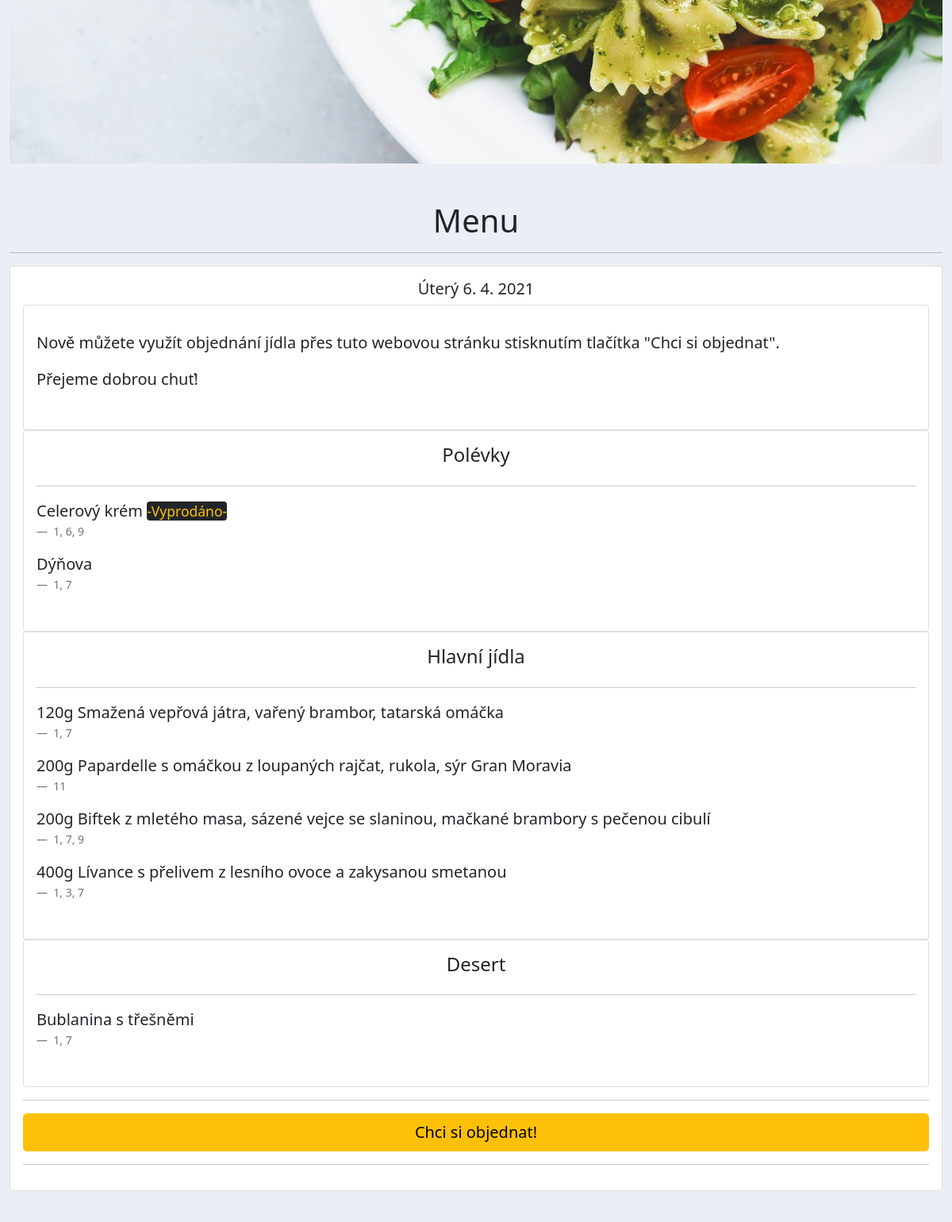
/ (middle part), run on an earlier commit of the app's database.
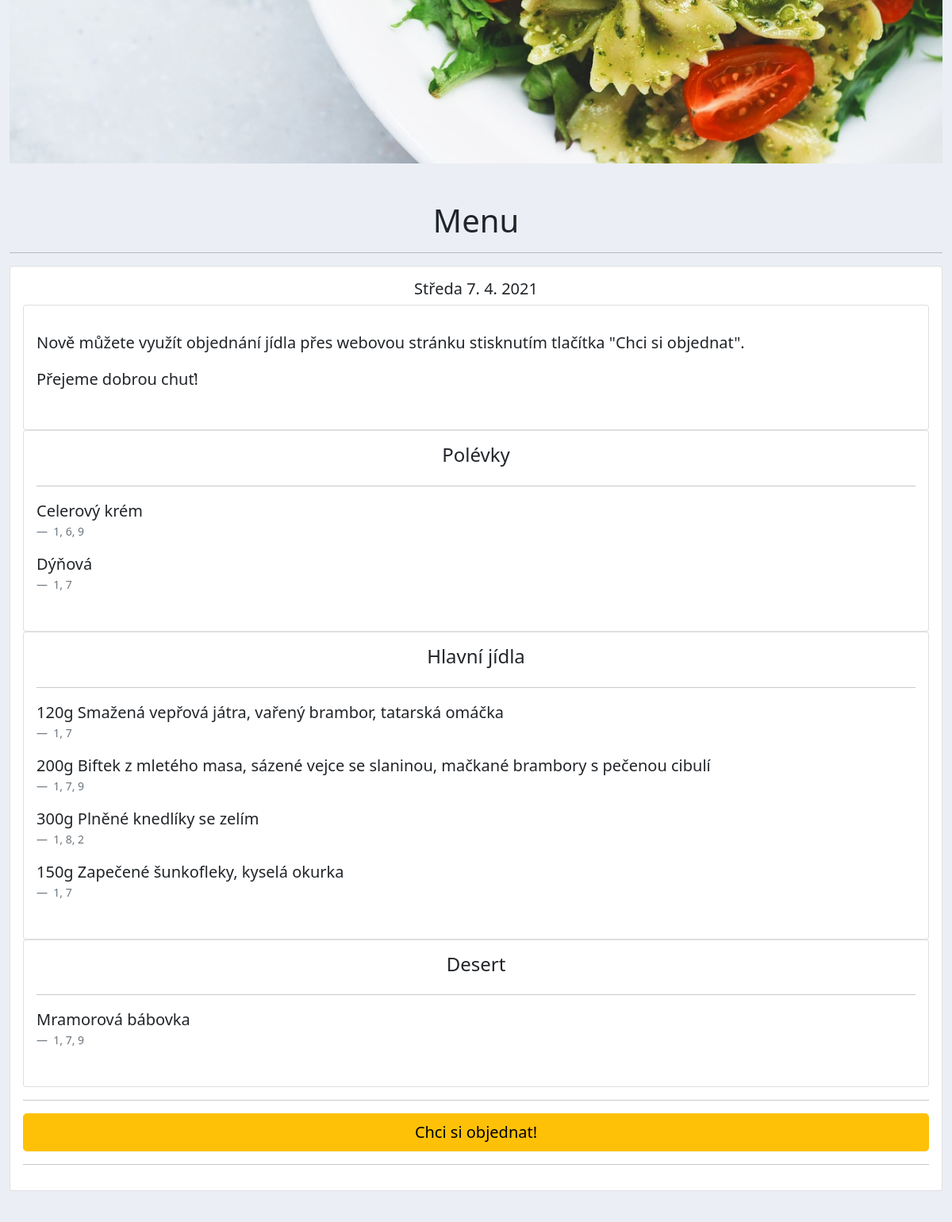
And on a later commit of the database.
### accounts/models.py (models this page shows)
class Menu(models.Model):
    supper1 = models.ForeignKey(
        Supper, related_name='supper1', null=True, on_delete=models.SET_NULL
    )
    supper1_portions = models.PositiveIntegerField(null=True)
    supper2 = models.ForeignKey(
        Supper, related_name='supper2', null=True, on_delete=models.SET_NULL
    )
    supper2_portions = models.PositiveIntegerField(null=True)
    meal1 = models.ForeignKey(
        Meal, related_name='meal1', null=True, on_delete=models.SET_NULL
    )
    meal1_portions = models.PositiveIntegerField(null=True)
    meal2 = models.ForeignKey(
        Meal, related_name='meal2', null=True, on_delete=models.SET_NULL
    )
    meal2_portions = models.PositiveIntegerField(null=True)
    meal3 = models.ForeignKey(
        Meal, related_name='meal3', null=True, on_delete=models.SET_NULL
    )
    meal3_portions = models.PositiveIntegerField(null=True)
    meal4 = models.ForeignKey(
        Meal, related_name='meal4', null=True, on_delete=models.SET_NULL
    )
    meal4_portions = models.PositiveIntegerField(null=True)
    desert = models.ForeignKey(Desert, null=True, on_delete=models.SET_NULL)
    day = models.CharField(max_length=1000, null=True, default='')
    info = models.TextField(max_length=2000, blank=True)

class Supper(models.Model):
    name = models.CharField(max_length=200, null=True)
    alergens = models.CharField(max_length=200, null=True)
    price = models.PositiveIntegerField(null=True, default=25)
    def __str__(self):
        return self.name

class Meal(models.Model):
    portion = models.IntegerField(null=True)
    name = models.CharField(max_length=200, null=True)
    alergens = models.CharField(max_length=200, null=True)
    price = models.PositiveIntegerField(null=True, default=110)
    def __str__(self):
        return self.name

class Desert(models.Model):
    name = models.CharField(max_length=200, null=True)
    alergens = models.CharField(max_length=200, null=True)
    def __str__(self):
        return self.name

### accounts/views.py (the view)
# urls.py: path('', views.home, name='home'),
def home(request):
    menu = Menu.objects.last()
    orders = Order.objects.all()
    total = orders.count()
    counting_portions1 = [
        'supper1', 'supper2', 'meal1', 'meal2', 'meal3', 'meal4'
    ]
    counting_portions2 = {}
    for i in counting_portions1:
        counting = Order.objects.aggregate(Sum(i))
        counting_portions2.update(counting)
    context = {
        'menu': menu,
        'orders': orders,
        'total': total,
        'c_p': counting_portions2, }
    return render(request, 'accounts/dashboard.html', context)

### accounts/templates/accounts/dashboard.html (shortened to what this page needs)
{%  extends 'accounts/main.html' %}
{% load static %}
{% block content %}
{% if request.user.is_staff %}
{%  include 'accounts/status.html' %}
{% else %}
<div class="hero-image">
</div>
{% endif %}
<br id="menu">
<h1 class="font-weight-light text-center text-lg-left mt-4 mb-0">Menu</h1>
<hr>
{%  include 'accounts/menu.html' %}
<br id="gallery">
<br id="contacts">
{% endblock %}

### accounts/templates/accounts/menu.html (shortened to what this page needs)
{% load static %}
<div class="row">
	<div class="col-md">
		<div class="card card-body">
			<h5 class="text-center">{{menu.day}}</h5>
			<div class="col-md">
    		<div class="card card-body">
            <blockquote class="blockquote">
                 <p>{{menu.info|linebreaks}}</p>
            </blockquote>
    		</div>
    	</div>
			<div class="col-md">
    		<div class="card card-body">
    			<h4 class="text-center">Polévky</h4>
    			<hr>
					<figure >
            <blockquote class="blockquote">
                 <p>{{menu.supper1}}
									  {% if c_p.supper1__sum >= menu.supper1_portions %}
										<small class="text-warning bg-dark rounded"> -Vyprodáno- </small>
										{% endif %}
								 </p>
            </blockquote>
						<figcaption class="blockquote-footer">
              {{menu.supper1.alergens}}
            </figcaption>
            <blockquote class="blockquote">
                 <p>{{menu.supper2}}
								 </p>
            </blockquote>
						<figcaption class="blockquote-footer">
              {{menu.supper2.alergens}}
            </figcaption>
          </figure>
    		</div>
    	</div>
    	<div class="col-md">
    		<div class="card card-body">
    			<h4 class="text-center">Hlavní jídla</h4>
          <hr>
          <figure>
            <blockquote class="blockquote">
      			     <p>{{menu.meal1.portion}}g {{menu.meal1}}
							</p>
            </blockquote>
						<figcaption class="blockquote-footer">
              {{menu.meal1.alergens}}
            </figcaption>
            <blockquote class="blockquote">
      			     <p>{{menu.meal2.portion}}g {{menu.meal2}}
								 </p>
            </blockquote>
						<figcaption class="blockquote-footer">
              {{menu.meal2.alergens}}
            </figcaption>
            <blockquote class="blockquote">
      			     <p>{{menu.meal3.portion}}g {{menu.meal3}}
							</p>
            </blockquote>
						<figcaption class="blockquote-footer">
              {{menu.meal3.alergens}}
            </figcaption>
            <blockquote class="blockquote">
      			     <p>{{menu.meal4.portion}}g {{menu.meal4}}
							</p>
            </blockquote>
						<figcaption class="blockquote-footer">
              {{menu.meal4.alergens}}
            </figcaption>
          </figure>
    		</div>
    	</div>
      <div class="col-md">
    		<div class="card card-body">
    			<h4 class="text-center">Desert</h4>
          <hr>
          <figure>
            <blockquote class="blockquote">
      			     <p>{{menu.desert}}</p>
            </blockquote>
						<figcaption class="blockquote-footer">
              {{menu.desert.alergens}}
            </figcaption>
          </figure>
    		</div>
    	</div>
      <hr>
			<a class="btn btn-warning btn-lg" href="{% url 'make_order' %}">Chci si objednat!</a>
      <hr>
		</div>
	</div>
</div>

What changed in the data, as far as the page shows it:
changed Menu "Celerový krém": day "Úterý 6. 4. 2021" → "Středa 7. 4. 2021"; info "Nově můžete využít objednání jídla přes tuto webovou stránku stisknutím tlačítka \"Chci si objednat\". Přejeme dobrou chuť!" → "Nově můžete využít objednání jídla přes webovou stránku stisknutím tlačítka \"Chci si objednat\". Přejeme dobrou chuť!"; supper2 "Dýňova" → "Dýňová"; meal2 "Papardelle s omáčkou z loupaných rajčat, rukola, sýr Gran Moravia" → "Biftek z mletého masa, sázené vejce se slaninou, mačkané brambory s pečenou cibulí"; meal2.alergens "11" → "1, 7, 9"; meal3.portion "200" → "300"; meal3 "Biftek z mletého masa, sázené vejce se slaninou, mačkané brambory s pečenou cibulí" → "Plněné knedlíky se zelím"; meal3.alergens "1, 7, 9" → "1, 8, 2"; meal4.portion "400" → "150"; meal4 "Lívance s přelivem z lesního ovoce a zakysanou smetanou" → "Zapečené šunkofleky, kyselá okurka"; meal4.alergens "1, 3, 7" → "1, 7"; desert "Bublanina s třešněmi" → "Mramorová bábovka"; desert.alergens "1, 7" → "1, 7, 9"
Also different on the page:
text no longer shown: "-Vyprodáno-"
